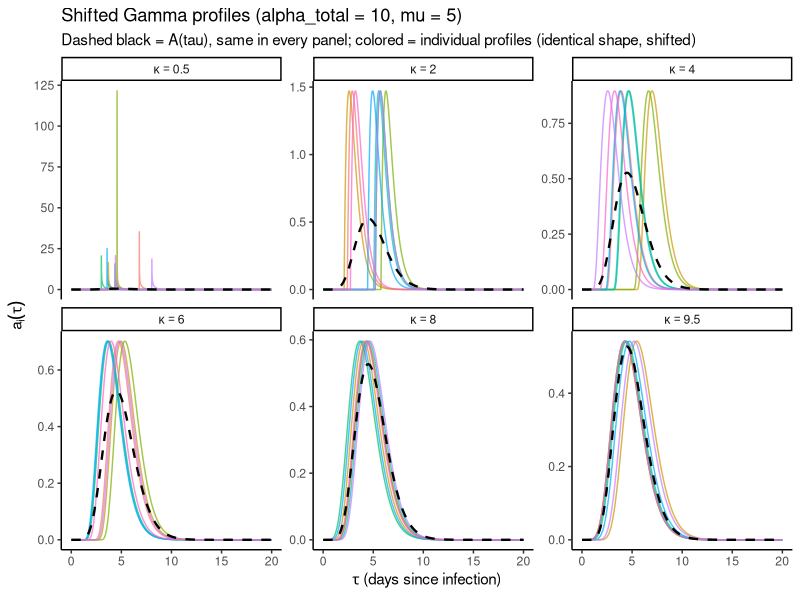
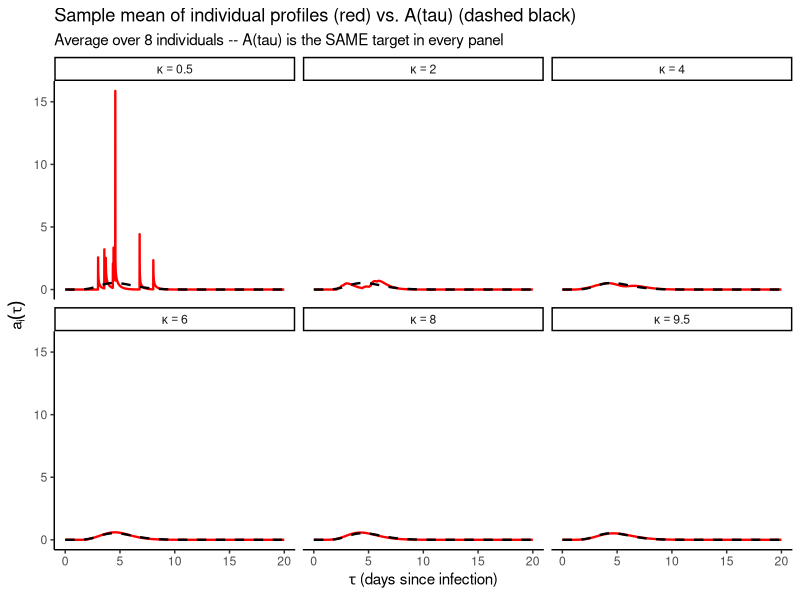
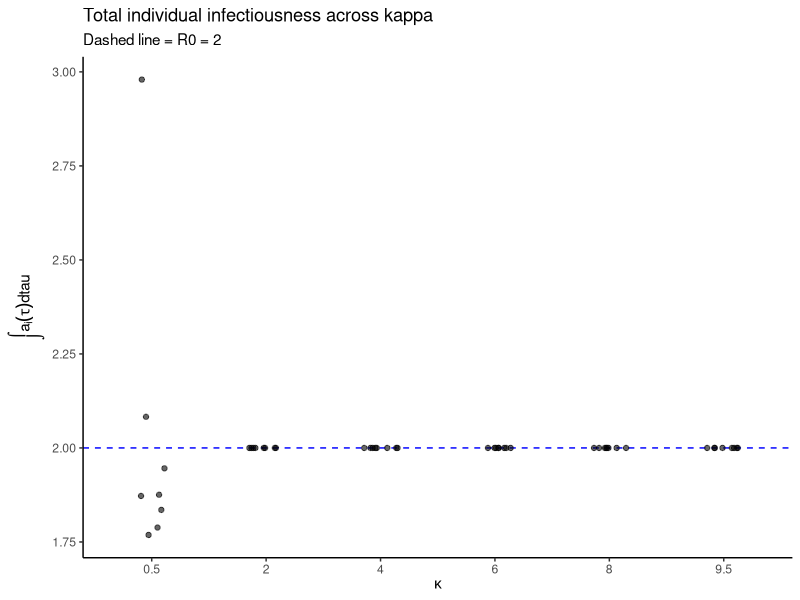

The R script that drew these images, in order:
library(tidyverse)

# ==============================================================================
# Visualize the shifted Gamma individual infectiousness profile
#
# Construction (from make_profile_gamma in utils.R):
#   infection_attempt_time = s_i + epsilon_j
#   s_i     ~ Gamma(alpha_total - kappa, r)   individual onset shift
#   eps_j   ~ Gamma(kappa, r)                  jitter (same for all individuals)
#   r       = alpha_total / mu
#
# Since Gamma + Gamma = Gamma (same rate), the marginal distribution of
# infection attempt times is Gamma(alpha_total, r), i.e. the population kernel is
# A(tau) = R0 * dgamma(tau; alpha_total, r), INVARIANT across kappa.
#
# Each individual profile is:
#   a_i(tau) = R0 * dgamma(tau - s_i; kappa, r)    for tau > s_i
#
# All profiles have the EXACT same shape, height, and width — just shifted.
#
# Limits:
#   kappa -> 0:            narrow spikes at random s_i (punctuated)
#   kappa -> alpha_total:  broad bumps ≈ A(tau)        (smooth)
# ==============================================================================

# Parameters
mu <- 5
R0 <- 2
alpha_total <- 10
r <- alpha_total / mu

cat(sprintf("Population kernel: Gamma(%g, %g), mean = %.1f, sd = %.2f\n",
            alpha_total, r, mu, mu / sqrt(alpha_total)))

# Numerical grid
tau_max <- 20
n_grid <- 2000
tau_grid <- seq(0, tau_max, length.out = n_grid)

# Population kernel (same for ALL kappa values)
Atau <- R0 * dgamma(tau_grid, shape = alpha_total, rate = r)

# ==============================================================================
# Generate profiles for a range of kappa values
# ==============================================================================

set.seed(42)
kappas <- c(0.5, 2, 4, 6, 8, 9.5)
n_individuals <- 8

# Build data frames
profile_df <- tibble()

for (kappa in kappas) {

	alpha_shift <- alpha_total - kappa

	# Draw onset shifts for this kappa
	s_stars <- rgamma(n_individuals, shape = alpha_shift, rate = r)

	for (j in seq_along(s_stars)) {
		# Individual profile: Gamma(kappa, r) density shifted by s_i
		ai <- R0 * dgamma(tau_grid - s_stars[j], shape = kappa, rate = r)
		ai[tau_grid < s_stars[j]] <- 0  # zero before onset

		profile_df <- bind_rows(profile_df, tibble(
			tau = tau_grid,
			ai = ai,
			kappa = kappa,
			individual = j,
			s_star = s_stars[j]
		))
	}
}

profile_df <- profile_df %>%
	mutate(kappa_label = factor(
		sprintf("kappa == %s", kappa),
		levels = sprintf("kappa == %s", sort(unique(kappa)))
	))

# ==============================================================================
# Plot 1: Individual profiles across kappa values
# ==============================================================================

Atau_ref <- expand_grid(
	tau = tau_grid,
	kappa_label = levels(profile_df$kappa_label)
) %>% mutate(Atau = R0 * dgamma(tau, shape = alpha_total, rate = r))

fig_profiles <- profile_df %>%
	ggplot(aes(x = tau)) +
		geom_line(aes(y = ai, group = individual, col = factor(individual)),
		          alpha = 0.7) +
		geom_line(aes(x = tau, y = Atau), col = "black", linewidth = 0.8,
		          linetype = "dashed", inherit.aes = FALSE, data = Atau_ref) +
		facet_wrap(~kappa_label, scales = "free_y",
		           labeller = label_parsed) +
		theme_classic() +
		labs(x = expression(tau ~ "(days since infection)"),
		     y = expression(a[i](tau)),
		     title = sprintf("Shifted Gamma profiles (alpha_total = %g, mu = %g)", alpha_total, mu),
		     subtitle = "Dashed black = A(tau), same in every panel; colored = individual profiles (identical shape, shifted)") +
		theme(legend.position = "none")

ggsave("figures/fig_profiles_gamma.pdf", fig_profiles, width = 14, height = 8)
cat("Saved figures/fig_profiles_gamma.pdf\n")

# ==============================================================================
# Plot 2: Population average vs. A(tau)
# ==============================================================================

pop_avg_df <- profile_df %>%
	group_by(kappa, kappa_label, tau) %>%
	summarise(mean_ai = mean(ai), .groups = "drop")

fig_pop_avg <- pop_avg_df %>%
	ggplot(aes(x = tau)) +
		geom_line(aes(y = mean_ai), col = "red", linewidth = 0.8) +
		geom_line(aes(y = R0 * dgamma(tau, shape = alpha_total, rate = r)),
		          col = "black", linewidth = 0.8, linetype = "dashed") +
		facet_wrap(~kappa_label, labeller = label_parsed) +
		theme_classic() +
		labs(x = expression(tau ~ "(days since infection)"),
		     y = expression(a[i](tau)),
		     title = "Sample mean of individual profiles (red) vs. A(tau) (dashed black)",
		     subtitle = sprintf("Average over %d individuals -- A(tau) is the SAME target in every panel", n_individuals))

ggsave("figures/fig_pop_avg_gamma.pdf", fig_pop_avg, width = 14, height = 8)
cat("Saved figures/fig_pop_avg_gamma.pdf\n")

# ==============================================================================
# Plot 3: Individual total infectiousness (integral of a_i)
# ==============================================================================

dtau <- tau_grid[2] - tau_grid[1]
integral_df <- profile_df %>%
	group_by(kappa, individual, s_star) %>%
	summarise(integral = sum(ai) * dtau, .groups = "drop")

fig_integrals <- integral_df %>%
	ggplot(aes(x = factor(kappa), y = integral)) +
		geom_hline(yintercept = R0, linetype = "dashed", col = "blue") +
		geom_jitter(width = 0.15, alpha = 0.6) +
		theme_classic() +
		labs(x = expression(kappa),
		     y = expression(integral(a[i](tau) * dtau)),
		     title = "Total individual infectiousness across kappa",
		     subtitle = sprintf("Dashed line = R0 = %g", R0))

ggsave("figures/fig_integrals_gamma.pdf", fig_integrals, width = 8, height = 5)
cat("Saved figures/fig_integrals_gamma.pdf\n")

# Print summary
cat(sprintf("\n=== Total infectiousness per individual (should be R0 = %g) ===\n\n", R0))
integral_df %>%
	group_by(kappa) %>%
	summarise(mean = mean(integral), sd = sd(integral),
	          min = min(integral), max = max(integral), .groups = "drop") %>%
	print()
